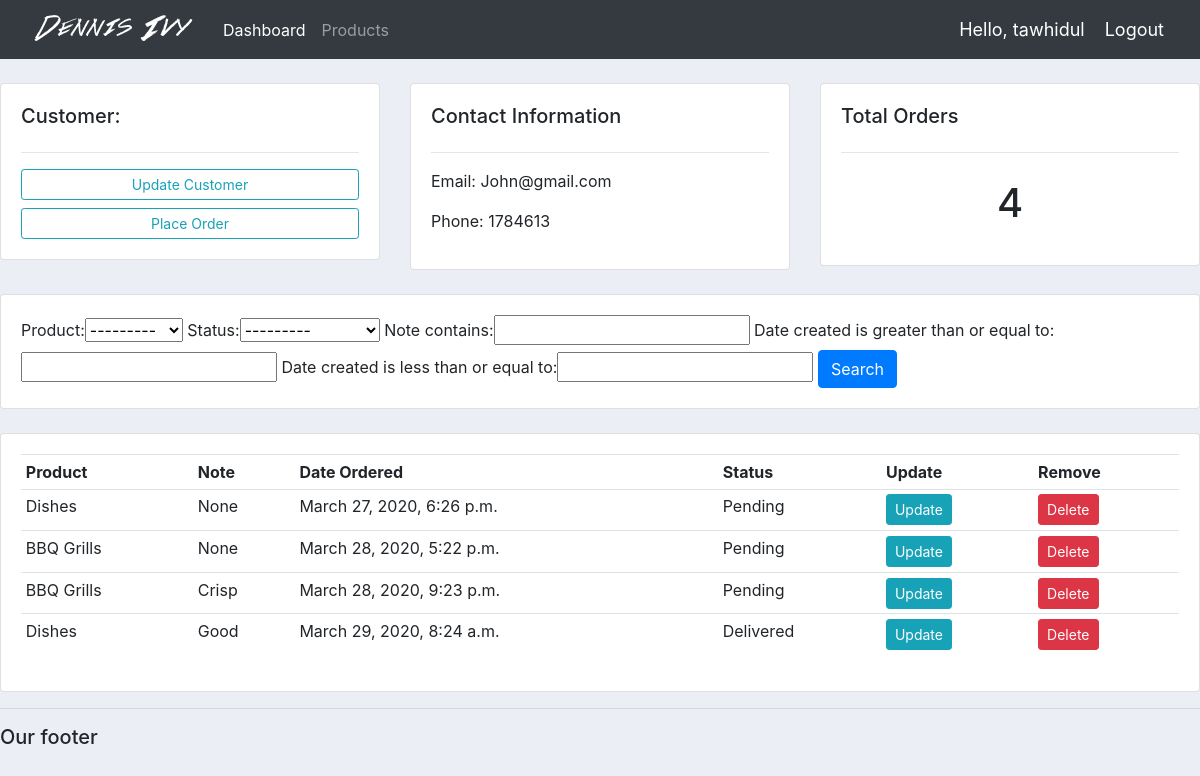
The app's page /customer/1/ (signed in) with its own data.
### accounts/models.py (models this page shows, shortened)
class Customer(models.Model):
    user = models.OneToOneField(User, null=True, blank=True, on_delete=models.CASCADE)
    name = models.CharField(max_length=200, null=True)
    phone = models.CharField(max_length=200, null=True)
    email = models.CharField(max_length=200, null=True)
    profile_pic = models.ImageField(default="profile.png", null=True, blank=True)
    date_created = models.DateTimeField(auto_now_add=True, null=True)

class Order(models.Model):
    STATUS = (
        ('Pending', 'Pending'),
        ('Out for delivery', 'Our for delivery'),
        ('Delivered', 'Delivered'),
    )
    customer = models.ForeignKey(Customer, null=True, on_delete=models.SET_NULL)
    product = models.ForeignKey(Product, null=True, on_delete=models.SET_NULL)
    date_created = models.DateTimeField(auto_now_add=True, null=True)
    status = models.CharField(max_length=200, null=True, choices=STATUS)
    note = models.CharField(max_length=1000, null=True)

class Product(models.Model):
    CATEGORY = (
        ('Indoor', 'Indoor'),
        ('Outdoor', 'Outdoor'),
    )
    name = models.CharField(max_length=200, null=True)
    price = models.FloatField(null=True)
    category = models.CharField(max_length=200, null=True, choices=CATEGORY)
    description = models.CharField(max_length=200, null=True, blank=True)
    date_created = models.DateTimeField(auto_now_add=True, null=True)
    tags = models.ManyToManyField(Tag)
    def __str__(self):
        return self.name

### accounts/decorators.py (the view)
        def wrapper_func(request, *args, **kwargs):
            group = None
            if request.user.groups.exists():
                group = request.user.groups.all()[0].name
            if group in allowed_roles:
                return view_func(request, *args, **kwargs)
            else:
                return HttpResponse('You are not authorized to view this page')

### accounts/views.py (called while the page is built)
@login_required(login_url='login')
@allowed_users(allowed_roles=['admin'])
def customer(request, pk_test):
    customer = Customer.objects.get(id=pk_test)
    orders = customer.order_set.all()
    order_count = orders.count()
    myFilter = OrderFilter(request.GET, queryset=orders)
    orders = myFilter.qs
    context = {'customer': customer, 'orders': orders, 'order_count': order_count, 'myFilter': myFilter}
    return render(request, 'accounts/customer.html', context)

### accounts/templates/accounts/customer.html
{% extends 'accounts/main.html' %}
{% block content %}
<br>
<div class="row">
	<div class="col-md">
		<div class="card card-body">
			<h5>Customer:</h5>
			<hr>
			<a class="btn btn-outline-info  btn-sm btn-block" href="">Update Customer</a>
			<a class="btn btn-outline-info  btn-sm btn-block" href="{% url 'create_order' customer.id %}">Place Order</a>
		</div>
	</div>
	<div class="col-md">
		<div class="card card-body">
			<h5>Contact Information</h5>
			<hr>
			<p>Email: {{customer.email}}</p>
			<p>Phone: {{customer.phone}}</p>
		</div>
	</div>
	<div class="col-md">
		<div class="card card-body">
			<h5>Total Orders</h5>
			<hr>
			<h1 style="text-align: center;padding: 10px">{{order_count}}</h1>
		</div>
	</div>
</div>
<br>
<div class="row">
	<div class="col">
		<div class="card card-body">
			<form method="get">
				{{myFilter.form}}
		    <button class="btn btn-primary" type="submit">Search</button>
		  </form>
		</div>
	</div>
</div>
<br>
<div class="row">
	<div class="col-md">
		<div class="card card-body">
			<table class="table table-sm">
				<tr>
					<th>Product</th>
					<th>Note</th>
					<th>Date Ordered</th>
					<th>Status</th>
					<th>Update</th>
					<th>Remove</th>
				</tr>
				{% for order in orders %}
					<tr>
						<td>{{order.product}}</td>
						<td>{{order.note}}</td>
						<td>{{order.date_created}}</td>
						<td>{{order.status}}</td>
						<td><a class="btn btn-sm btn-info" href="{% url 'update_order' order.id %}">Update</a></td>
                        <td><a class="btn btn-sm btn-danger" href="{% url 'delete_order' order.id %}">Delete</a></td>
					</tr>
				{% endfor %}
			</table>
		</div>
	</div>
</div>
{% endblock %}

### accounts/templates/accounts/navbar.html (shortened to what this page needs)
{% load static %}
<nav class="navbar navbar-expand-lg navbar-dark bg-dark">
  <img src="{% static 'images/logo.png' %}">
  <div class="collapse navbar-collapse" id="navbarNav">
    <ul class="navbar-nav">
      {% if request.user.is_staff %}
      <li class="nav-item active">
        <a class="nav-link" href="{% url 'home' %}">Dashboard</a>
      </li>
      <li class="nav-item">
        <a class="nav-link" href="{% url 'products' %}">Products</a>
      </li>
      {% else %}
       <li class="nav-item">
        <a class="nav-link" href="{% url 'account' %}">Settings</a>
      </li>
      {% endif %}
    </ul>
  </div>
  <span class="hello-msg">Hello, {{request.user}}</span>
  <span><a class="hello-msg" href="{% url 'logout' %}">Logout</a></span>
</nav>

### static/css/main.css (style rules this page uses)
body { background-color: #ebeff5; }

### accounts/templates/accounts/navbar.html (style rules this page uses)
.hello-msg { font-size: 18px; color: #fff; margin-right: 20px; }

### records on screen
Customer: email "John@gmail.com", phone "1784613"
Order: product "Dishes", note "None", date_created "March 27, 2020, 6:26 p.m.", status "Pending"
Order: product "BBQ Grills", note "None", date_created "March 28, 2020, 5:22 p.m.", status "Pending"
Order: product "BBQ Grills", note "Crisp", date_created "March 28, 2020, 9:23 p.m.", status "Pending"
Order: product "Dishes", note "Good", date_created "March 29, 2020, 8:24 a.m.", status "Delivered"

### other values on screen
{{ request.user }} "tawhidul"
{{ order_count }} "4"
